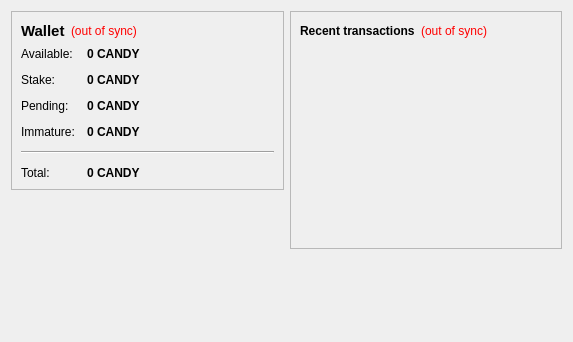
<?xml version="1.0" encoding="UTF-8"?>
<ui version="4.0">
 <class>OverviewPage</class>
 <widget class="QWidget" name="OverviewPage">
  <property name="geometry">
   <rect>
    <x>0</x>
    <y>0</y>
    <width>573</width>
    <height>342</height>
   </rect>
  </property>
  <property name="windowTitle">
   <string>Form</string>
  </property>
  <layout class="QHBoxLayout" name="horizontalLayout" stretch="1,1">
   <item>
    <layout class="QVBoxLayout" name="verticalLayout_2">
     <item>
      <widget class="QFrame" name="frame">
       <property name="frameShape">
        <enum>QFrame::StyledPanel</enum>
       </property>
       <property name="frameShadow">
        <enum>QFrame::Raised</enum>
       </property>
       <layout class="QVBoxLayout" name="verticalLayout_4">
        <item>
         <layout class="QHBoxLayout" name="horizontalLayout_4">
          <item>
           <widget class="QLabel" name="label_5">
            <property name="font">
             <font>
              <pointsize>11</pointsize>
              <weight>75</weight>
              <bold>true</bold>
             </font>
            </property>
            <property name="text">
             <string>Wallet</string>
            </property>
           </widget>
          </item>
          <item>
           <widget class="QLabel" name="labelWalletStatus">
            <property name="toolTip">
             <string>The displayed information may be out of date. Your wallet automatically synchronizes with the Candy network after a connection is established, but this process has not completed yet.</string>
            </property>
            <property name="styleSheet">
             <string notr="true">QLabel { color: red; }</string>
            </property>
            <property name="text">
             <string notr="true">(out of sync)</string>
            </property>
            <property name="alignment">
             <set>Qt::AlignLeading|Qt::AlignLeft|Qt::AlignVCenter</set>
            </property>
           </widget>
          </item>
          <item>
           <spacer name="horizontalSpacer_2">
            <property name="orientation">
             <enum>Qt::Horizontal</enum>
            </property>
            <property name="sizeHint" stdset="0">
             <size>
              <width>40</width>
              <height>20</height>
             </size>
            </property>
           </spacer>
          </item>
         </layout>
        </item>
        <item>
         <layout class="QFormLayout" name="formLayout_2">
          <property name="fieldGrowthPolicy">
           <enum>QFormLayout::AllNonFixedFieldsGrow</enum>
          </property>
          <property name="horizontalSpacing">
           <number>12</number>
          </property>
          <property name="verticalSpacing">
           <number>12</number>
          </property>
          <item row="0" column="0">
           <widget class="QLabel" name="label">
            <property name="text">
             <string>Available:</string>
            </property>
           </widget>
          </item>
          <item row="0" column="1">
           <widget class="QLabel" name="labelBalance">
            <property name="font">
             <font>
              <weight>75</weight>
              <bold>true</bold>
             </font>
            </property>
            <property name="cursor">
             <cursorShape>IBeamCursor</cursorShape>
            </property>
            <property name="toolTip">
             <string>Your current spendable balance</string>
            </property>
            <property name="text">
             <string notr="true">0 CANDY</string>
            </property>
            <property name="textInteractionFlags">
             <set>Qt::LinksAccessibleByMouse|Qt::TextSelectableByKeyboard|Qt::TextSelectableByMouse</set>
            </property>
           </widget>
          </item>
          <item row="1" column="0">
           <widget class="QLabel" name="label_6">
            <property name="text">
             <string>Stake:</string>
            </property>
           </widget>
          </item>
          <item row="1" column="1">
           <widget class="QLabel" name="labelStake">
            <property name="font">
             <font>
              <weight>75</weight>
              <bold>true</bold>
             </font>
            </property>
            <property name="cursor">
             <cursorShape>IBeamCursor</cursorShape>
            </property>
            <property name="toolTip">
             <string>Total of coins that was staked, and do not yet count toward the current balance</string>
            </property>
            <property name="text">
             <string notr="true">0 CANDY</string>
            </property>
            <property name="textInteractionFlags">
             <set>Qt::LinksAccessibleByMouse|Qt::TextSelectableByKeyboard|Qt::TextSelectableByMouse</set>
            </property>
           </widget>
          </item>
          <item row="2" column="0">
           <widget class="QLabel" name="label_3">
            <property name="text">
             <string>Pending:</string>
            </property>
           </widget>
          </item>
          <item row="2" column="1">
           <widget class="QLabel" name="labelUnconfirmed">
            <property name="font">
             <font>
              <weight>75</weight>
              <bold>true</bold>
             </font>
            </property>
            <property name="cursor">
             <cursorShape>IBeamCursor</cursorShape>
            </property>
            <property name="toolTip">
             <string>Total of transactions that have yet to be confirmed, and do not yet count toward the current balance</string>
            </property>
            <property name="text">
             <string notr="true">0 CANDY</string>
            </property>
            <property name="textInteractionFlags">
             <set>Qt::LinksAccessibleByMouse|Qt::TextSelectableByKeyboard|Qt::TextSelectableByMouse</set>
            </property>
           </widget>
          </item>
          <item row="3" column="0">
           <widget class="QLabel" name="labelImmatureText">
            <property name="text">
             <string>Immature:</string>
            </property>
           </widget>
          </item>
          <item row="3" column="1">
           <widget class="QLabel" name="labelImmature">
            <property name="font">
             <font>
              <weight>75</weight>
              <bold>true</bold>
             </font>
            </property>
            <property name="toolTip">
             <string>Mined balance that has not yet matured</string>
            </property>
            <property name="text">
             <string notr="true">0 CANDY</string>
            </property>
            <property name="textInteractionFlags">
             <set>Qt::LinksAccessibleByMouse|Qt::TextSelectableByKeyboard|Qt::TextSelectableByMouse</set>
            </property>
           </widget>
          </item>
          <item row="4" column="0" colspan="2">
           <widget class="Line" name="line">
            <property name="orientation">
             <enum>Qt::Horizontal</enum>
            </property>
           </widget>
          </item>
          <item row="5" column="0">
           <widget class="QLabel" name="labelTotalText">
            <property name="text">
             <string>Total:</string>
            </property>
           </widget>
          </item>
          <item row="5" column="1">
           <widget class="QLabel" name="labelTotal">
            <property name="font">
             <font>
              <weight>75</weight>
              <bold>true</bold>
             </font>
            </property>
            <property name="cursor">
             <cursorShape>IBeamCursor</cursorShape>
            </property>
            <property name="toolTip">
             <string>Your current total balance</string>
            </property>
            <property name="text">
             <string notr="true">0 CANDY</string>
            </property>
            <property name="textInteractionFlags">
             <set>Qt::LinksAccessibleByMouse|Qt::TextSelectableByKeyboard|Qt::TextSelectableByMouse</set>
            </property>
           </widget>
          </item>
         </layout>
        </item>
       </layout>
      </widget>
     </item>
     <item>
      <spacer name="verticalSpacer">
       <property name="orientation">
        <enum>Qt::Vertical</enum>
       </property>
       <property name="sizeHint" stdset="0">
        <size>
         <width>20</width>
         <height>40</height>
        </size>
       </property>
      </spacer>
     </item>
    </layout>
   </item>
   <item>
    <layout class="QVBoxLayout" name="verticalLayout_3">
     <item>
      <widget class="QFrame" name="frame_2">
       <property name="frameShape">
        <enum>QFrame::StyledPanel</enum>
       </property>
       <property name="frameShadow">
        <enum>QFrame::Raised</enum>
       </property>
       <layout class="QVBoxLayout" name="verticalLayout">
        <item>
         <layout class="QHBoxLayout" name="horizontalLayout_2">
          <item>
           <widget class="QLabel" name="label_4">
            <property name="text">
             <string>&lt;b&gt;Recent transactions&lt;/b&gt;</string>
            </property>
           </widget>
          </item>
          <item>
           <widget class="QLabel" name="labelTransactionsStatus">
            <property name="toolTip">
             <string>The displayed information may be out of date. Your wallet automatically synchronizes with the Candy network after a connection is established, but this process has not completed yet.</string>
            </property>
            <property name="styleSheet">
             <string notr="true">QLabel { color: red; }</string>
            </property>
            <property name="text">
             <string notr="true">(out of sync)</string>
            </property>
            <property name="alignment">
             <set>Qt::AlignRight|Qt::AlignTrailing|Qt::AlignVCenter</set>
            </property>
           </widget>
          </item>
          <item>
           <spacer name="horizontalSpacer">
            <property name="orientation">
             <enum>Qt::Horizontal</enum>
            </property>
            <property name="sizeHint" stdset="0">
             <size>
              <width>40</width>
              <height>20</height>
             </size>
            </property>
           </spacer>
          </item>
         </layout>
        </item>
        <item>
         <widget class="QListView" name="listTransactions">
          <property name="styleSheet">
           <string notr="true">QListView { background: transparent; }</string>
          </property>
          <property name="frameShape">
           <enum>QFrame::NoFrame</enum>
          </property>
          <property name="verticalScrollBarPolicy">
           <enum>Qt::ScrollBarAlwaysOff</enum>
          </property>
          <property name="horizontalScrollBarPolicy">
           <enum>Qt::ScrollBarAlwaysOff</enum>
          </property>
          <property name="selectionMode">
           <enum>QAbstractItemView::NoSelection</enum>
          </property>
         </widget>
        </item>
       </layout>
      </widget>
     </item>
     <item>
      <spacer name="verticalSpacer_2">
       <property name="orientation">
        <enum>Qt::Vertical</enum>
       </property>
       <property name="sizeHint" stdset="0">
        <size>
         <width>20</width>
         <height>40</height>
        </size>
       </property>
      </spacer>
     </item>
    </layout>
   </item>
  </layout>
 </widget>
 <resources/>
 <connections/>
</ui>
